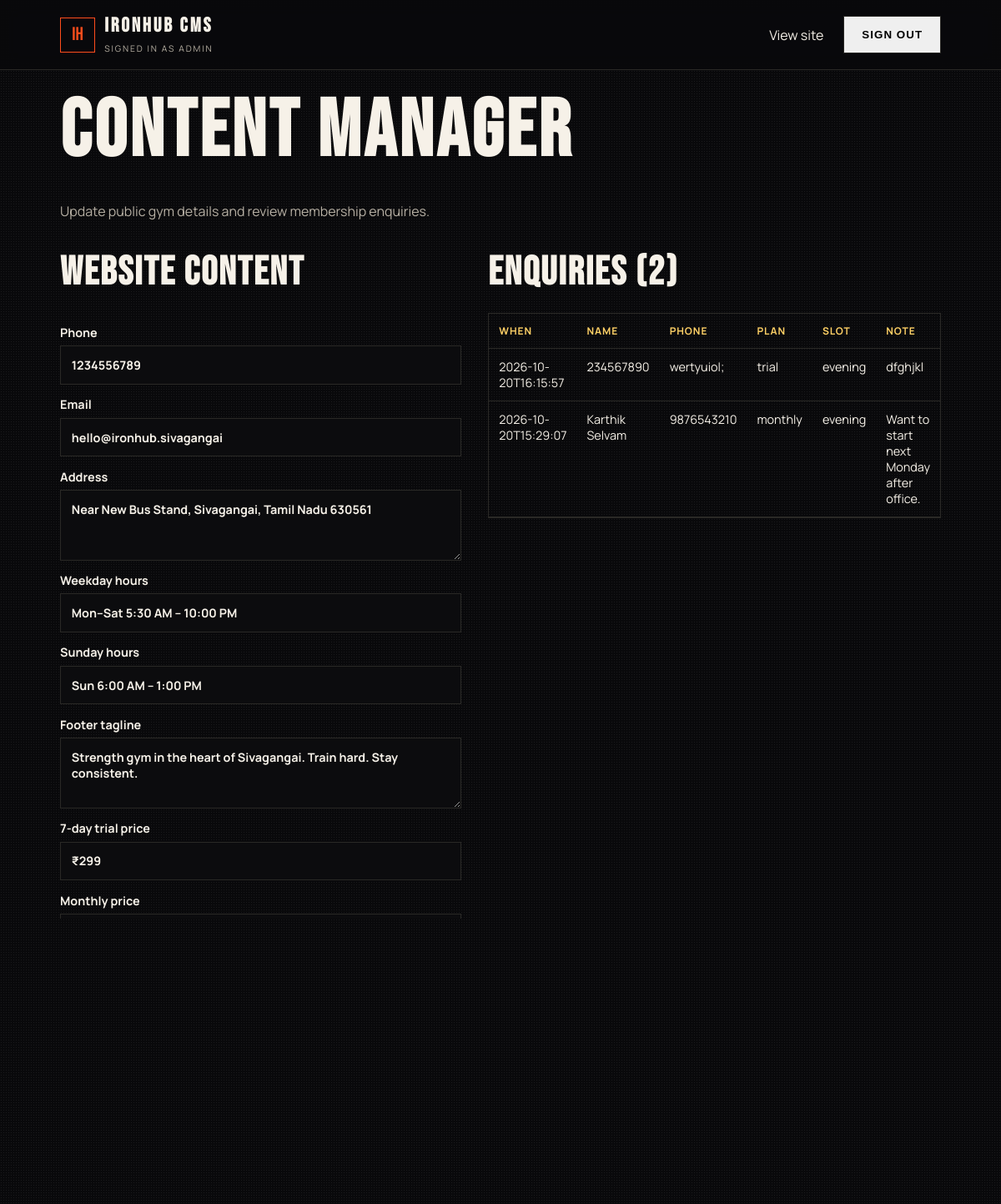
Screenshot of /admin (signed in) with the database file from the repository.
### tables this page shows
CREATE TABLE site_settings (
            key TEXT PRIMARY KEY,
            value TEXT NOT NULL
        );

CREATE TABLE enquiries (
            id INTEGER PRIMARY KEY AUTOINCREMENT,
            full_name TEXT NOT NULL,
            phone TEXT NOT NULL,
            email TEXT,
            plan TEXT NOT NULL,
            preferred_slot TEXT NOT NULL,
            message TEXT,
            created_at TEXT NOT NULL
        );

### app.py (the view, shortened to what this page needs)
@app.route("/admin", methods=["GET", "POST"])
@admin_required
def admin_cms():
    db = get_db()
    enquiries = db.execute(
        "SELECT * FROM enquiries ORDER BY id DESC"
    ).fetchall()
    return render_template(
        "admin/cms.html",
        enquiries=enquiries,
        settings=get_settings(),
        setting_fields=SETTING_FIELDS,
    )

### app.py (called while the page is built)
def get_db():
    if "db" not in g:
        g.db = sqlite3.connect(DB_PATH)
        g.db.row_factory = sqlite3.Row
    return g.db

def get_settings():
    if "settings" not in g:
        rows = get_db().execute("SELECT key, value FROM site_settings").fetchall()
        data = dict(DEFAULT_SETTINGS)
        data.update({row["key"]: row["value"] for row in rows})
        g.settings = data
    return g.settings

def get_plans():
    settings = get_settings()
    prices = {
        "trial": settings["plan_trial_price"],
        "monthly": settings["plan_monthly_price"],
        "quarterly": settings["plan_quarterly_price"],
        "yearly": settings["plan_yearly_price"],
    }
    plans = []
    for plan in PLANS:
        item = dict(plan)
        item["price"] = prices.get(plan["id"], plan["price"])
        plans.append(item)
    return plans

def phone_to_tel(phone):
    digits = "".join(ch for ch in phone if ch.isdigit())
    if not digits:
        return "#"
    if digits.startswith("91"):
        return f"+{digits}"
    if len(digits) == 10:
        return f"+91{digits}"
    return f"+{digits}"

def csrf_token():
    if "csrf_token" not in session:
        session["csrf_token"] = secrets.token_hex(16)
    return session["csrf_token"]

def admin_required(view):
    @wraps(view)
    def wrapped(*args, **kwargs):
        if not session.get("admin_user"):
            return redirect(url_for("admin_login", next=request.path))
        return view(*args, **kwargs)
    return wrapped

@app.context_processor
def inject_globals():
    settings = get_settings()
    return {
        "gym_name": "IRONHUB",
        "gym_city": "Sivagangai",
        "gym_phone": settings["gym_phone"],
        "gym_email": settings["gym_email"],
        "gym_address": settings["gym_address"],
        "hours_week": settings["hours_week"],
        "hours_sunday": settings["hours_sunday"],
        "tagline": settings["tagline"],
        "gym_tel": phone_to_tel(settings["gym_phone"]),
        "plans": get_plans(),
        "year": datetime.now().year,
        "csrf_token": csrf_token,
        "admin_user": session.get("admin_user"),
    }

### templates/admin/cms.html (shortened to what this page needs)
<!DOCTYPE html>
<html lang="en">
  <head>
    <link rel="stylesheet" href="{{ url_for('static', filename='css/style.css') }}" />
  </head>
  <body>
    <div class="noise"></div>
    <header class="site-header admin-header">
      <a class="brand" href="{{ url_for('admin_cms') }}">
        <span class="brand-mark">IH</span>
        <span>
          <strong>IRONHUB CMS</strong>
          <small>Signed in as {{ admin_user }}</small>
        </span>
      </a>
      <nav class="site-nav">
        <a href="{{ url_for('home') }}" target="_blank" rel="noreferrer">View site</a>
      </nav>
      <form method="post" action="{{ url_for('admin_logout') }}">
        <button class="btn btn-ghost" type="submit">Sign out</button>
      </form>
    </header>
    <main class="section admin-main">
      <div class="section-head">
        <h1>Content manager</h1>
        <p>Update public gym details and review membership enquiries.</p>
      </div>
      <div class="split form-split">
        <form class="enquiry" method="post">
          <h2>Website content</h2>
          {% for key, label in setting_fields %}
            <label>
              {{ label }}
              {% if key in ['gym_address', 'tagline'] %}
                <textarea name="{{ key }}" rows="3" required>{{ settings[key] }}</textarea>
              {% else %}
                <input type="text" name="{{ key }}" value="{{ settings[key] }}" required />
              {% endif %}
            </label>
          {% endfor %}
          <button class="btn btn-accent" type="submit">Save changes</button>
        </form>
        <section>
          <h2>Enquiries ({{ enquiries|length }})</h2>
          {% if enquiries %}
            <div class="table-wrap">
              <table class="data-table">
                <thead>
                  <tr>
                    <th>When</th>
                    <th>Name</th>
                    <th>Phone</th>
                    <th>Plan</th>
                    <th>Slot</th>
                    <th>Note</th>
                  </tr>
                </thead>
                <tbody>
                  {% for item in enquiries %}
                    <tr>
                      <td>{{ item.created_at }}</td>
                      <td>{{ item.full_name }}</td>
                      <td>{{ item.phone }}</td>
                      <td>{{ item.plan }}</td>
                      <td>{{ item.preferred_slot }}</td>
                      <td>{{ item.message or "—" }}</td>
                    </tr>
                  {% endfor %}
                </tbody>
              </table>
            </div>
          {% else %}
            <p>No enquiries yet.</p>
          {% endif %}
        </section>
      </div>
    </main>
  </body>
</html>

### static/css/style.css (style rules this page uses)
:root { --bg: #09090b; --bg-2: #121214; --ink: #f6f1e8; --muted: #b7b0a4; --line: #2a2926; --accent: #ff4d1c; --accent-2: #ffd166; --dark: #050505; }
* { box-sizing: border-box; }
html, body { margin: 0; padding: 0; background: var(--bg); color: var(--ink); font-family: Manrope, system-ui, sans-serif; }
body { min-height: 100vh; }
a { color: inherit; text-decoration: none; }
h1, h2, h3 { font-family: "Bebas Neue", Impact, sans-serif; letter-spacing: 0.04em; margin: 0 0 0.4em; }
h1 { font-size: clamp(3rem, 8vw, 6.4rem); line-height: 0.9; }
h2 { font-size: clamp(2rem, 4vw, 3.2rem); }
p { color: var(--muted); line-height: 1.6; }
.noise { pointer-events: none; position: fixed; inset: 0; opacity: 0.07; background-image: radial-gradient(#fff 0.6px, transparent 0.6px); background-size: 3px 3px; z-index: 0; }
.site-header, main, .site-footer { position: relative; z-index: 1; }
.site-header { display: flex; align-items: center; gap: 1.5rem; padding: 1rem 6vw; border-bottom: 1px solid var(--line); position: sticky; top: 0; background: rgba(9, 9, 11, 0.92); backdrop-filter: blur(10px); }
.brand { display: flex; align-items: center; gap: 0.7rem; }
.brand-mark { width: 42px; height: 42px; display: grid; place-items: center; border: 1px solid var(--accent); color: var(--accent); font-family: "Bebas Neue", sans-serif; font-size: 1.4rem; }
.brand strong { display: block; font-family: "Bebas Neue", sans-serif; font-size: 1.5rem; letter-spacing: 0.12em; }
.brand small { color: var(--muted); letter-spacing: 0.18em; text-transform: uppercase; font-size: 0.65rem; }
.site-nav { margin-left: auto; display: flex; gap: 1.2rem; }
.btn { display: inline-flex; align-items: center; justify-content: center; padding: 0.85rem 1.3rem; font-weight: 700; text-transform: uppercase; letter-spacing: 0.08em; border: 0; cursor: pointer; }
.btn-accent { background: var(--accent); color: #fff; }
.btn-ghost { border: 1px solid var(--line); }
.hero, .page-hero, .section, .cta-band, .site-footer, .strip { padding: 4.5rem 6vw; }
.section-head { margin-bottom: 2rem; }
.split { display: grid; grid-template-columns: 1.1fr 0.9fr; gap: 2rem; }
.enquiry { display: grid; gap: 0.9rem; }
.enquiry label { display: grid; gap: 0.4rem; font-size: 0.9rem; font-weight: 700; }
input, select, textarea { width: 100%; padding: 0.8rem; background: #0c0c0e; color: var(--ink); border: 1px solid var(--line); font: inherit; }
.admin-header { z-index: 2; }
.admin-main { padding-top: 2rem; }
.table-wrap { overflow-x: auto; border: 1px solid var(--line); }
.data-table { width: 100%; border-collapse: collapse; font-size: 0.9rem; }
.data-table th, .data-table td { text-align: left; padding: 0.75rem; border-bottom: 1px solid var(--line); vertical-align: top; }
.data-table th { color: var(--accent-2); font-size: 0.75rem; letter-spacing: 0.08em; text-transform: uppercase; }

### rows the page displays
site_settings: gym_phone "1234556789"
site_settings: gym_email "hello@ironhub.sivagangai"
site_settings: gym_address "Near New Bus Stand, Sivagangai, Tamil Nadu 630561"
site_settings: hours_week "Mon–Sat 5:30 AM – 10:00 PM"
site_settings: hours_sunday "Sun 6:00 AM – 1:00 PM"
site_settings: tagline "Strength gym in the heart of Sivagangai. Train hard. Stay consistent."
site_settings: plan_trial_price "₹299"
site_settings: plan_monthly_price "₹999"
site_settings: plan_quarterly_price "₹2,699"
site_settings: plan_yearly_price "₹8,999"
enquiries: created_at "2026-10-20T16:15:57", full_name "234567890", phone "wertyuiol;", plan "trial", preferred_slot "evening", message "dfghjkl"
enquiries: created_at "2026-10-20T15:29:07", full_name "Karthik Selvam", phone "9876543210", plan "monthly", preferred_slot "evening", message "Want to start next Monday after office."

### other values shown
{{ admin_user }} "ADMIN"
{{ label }} "Phone" "Email" "Address" "Weekday hours" "Sunday hours" "Footer tagline" "7-day trial price" "Monthly price"
{{ enquiries|length }} "2"
